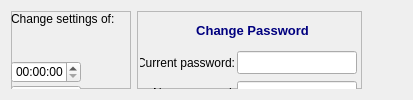
      <widget class="QWidget" name="adminTab">
       <attribute name="title">
        <string>Admin</string>
       </attribute>
       <layout class="QHBoxLayout" name="horizontalLayout_3">
        <item>
         <widget class="QFrame" name="changeSettingsFrame">
          <property name="sizePolicy">
           <sizepolicy hsizetype="Fixed" vsizetype="Preferred">
            <horstretch>0</horstretch>
            <verstretch>0</verstretch>
           </sizepolicy>
          </property>
          <property name="minimumSize">
           <size>
            <width>120</width>
            <height>0</height>
           </size>
          </property>
          <property name="frameShape">
           <enum>QFrame::StyledPanel</enum>
          </property>
          <property name="frameShadow">
           <enum>QFrame::Raised</enum>
          </property>
          <widget class="QPushButton" name="deleteUserFilesButton">
           <property name="geometry">
            <rect>
             <x>0</x>
             <y>180</y>
             <width>75</width>
             <height>23</height>
            </rect>
           </property>
           <property name="text">
            <string>Delete files</string>
           </property>
          </widget>
          <widget class="QPushButton" name="saveTimeLimitButton">
           <property name="geometry">
            <rect>
             <x>0</x>
             <y>75</y>
             <width>70</width>
             <height>23</height>
            </rect>
           </property>
           <property name="text">
            <string>Save limit</string>
           </property>
          </widget>
          <widget class="QLabel" name="limitLabel">
           <property name="geometry">
            <rect>
             <x>0</x>
             <y>105</y>
             <width>31</width>
             <height>22</height>
            </rect>
           </property>
           <property name="text">
            <string>Limit:</string>
           </property>
          </widget>
          <widget class="QPushButton" name="enableDisableLimitButton">
           <property name="geometry">
            <rect>
             <x>0</x>
             <y>127</y>
             <width>75</width>
             <height>23</height>
            </rect>
           </property>
           <property name="text">
            <string>Enable</string>
           </property>
          </widget>
          <widget class="QTimeEdit" name="timeLimitEdit">
           <property name="geometry">
            <rect>
             <x>0</x>
             <y>50</y>
             <width>70</width>
             <height>22</height>
            </rect>
           </property>
          </widget>
          <widget class="QLabel" name="limitEnabledDisabledLabel">
           <property name="geometry">
            <rect>
             <x>30</x>
             <y>105</y>
             <width>81</width>
             <height>22</height>
            </rect>
           </property>
           <property name="font">
            <font>
             <family>Consolas</family>
             <pointsize>10</pointsize>
            </font>
           </property>
           <property name="text">
            <string>&lt;html&gt;&lt;head/&gt;&lt;body&gt;&lt;p&gt;&lt;span style=&quot; font-size:10pt; font-weight:600; text-decoration: underline; color:#65cb00;&quot;&gt;Active&lt;/span&gt;&lt;/p&gt;&lt;/body&gt;&lt;/html&gt;</string>
           </property>
          </widget>
          <widget class="QLabel" name="deleteFilesLabel">
           <property name="geometry">
            <rect>
             <x>0</x>
             <y>150</y>
             <width>81</width>
             <height>31</height>
            </rect>
           </property>
           <property name="text">
            <string>Delete settings
and log files</string>
           </property>
           <property name="alignment">
            <set>Qt::AlignCenter</set>
           </property>
          </widget>
          <widget class="QLabel" name="userSettingsInformLabel">
           <property name="geometry">
            <rect>
             <x>0</x>
             <y>0</y>
             <width>121</width>
             <height>16</height>
            </rect>
           </property>
           <property name="text">
            <string>Change settings of:</string>
           </property>
          </widget>
         </widget>
        </item>
        <item>
         <widget class="QFrame" name="changePasswordFrame">
          <property name="sizePolicy">
           <sizepolicy hsizetype="Fixed" vsizetype="Preferred">
            <horstretch>0</horstretch>
            <verstretch>0</verstretch>
           </sizepolicy>
          </property>
          <property name="minimumSize">
           <size>
            <width>225</width>
            <height>0</height>
           </size>
          </property>
          <property name="frameShape">
           <enum>QFrame::StyledPanel</enum>
          </property>
          <property name="frameShadow">
           <enum>QFrame::Raised</enum>
          </property>
          <widget class="QLabel" name="currentPasswordLabel">
           <property name="geometry">
            <rect>
             <x>3</x>
             <y>40</y>
             <width>95</width>
             <height>23</height>
            </rect>
           </property>
           <property name="text">
            <string>Current password:</string>
           </property>
           <property name="alignment">
            <set>Qt::AlignRight|Qt::AlignTrailing|Qt::AlignVCenter</set>
           </property>
          </widget>
          <widget class="QLabel" name="newPasswordRepeatLabel">
           <property name="geometry">
            <rect>
             <x>3</x>
             <y>100</y>
             <width>95</width>
             <height>23</height>
            </rect>
           </property>
           <property name="text">
            <string>Repeat password:</string>
           </property>
           <property name="alignment">
            <set>Qt::AlignRight|Qt::AlignTrailing|Qt::AlignVCenter</set>
           </property>
          </widget>
          <widget class="QLineEdit" name="newPasswordField">
           <property name="geometry">
            <rect>
             <x>100</x>
             <y>70</y>
             <width>120</width>
             <height>23</height>
            </rect>
           </property>
           <property name="echoMode">
            <enum>QLineEdit::Password</enum>
           </property>
          </widget>
          <widget class="QPushButton" name="changePasswordButton">
           <property name="geometry">
            <rect>
             <x>120</x>
             <y>130</y>
             <width>100</width>
             <height>23</height>
            </rect>
           </property>
           <property name="text">
            <string>Change Password</string>
           </property>
          </widget>
          <widget class="QLineEdit" name="newPaswordRepeatField">
           <property name="geometry">
            <rect>
             <x>100</x>
             <y>100</y>
             <width>120</width>
             <height>23</height>
            </rect>
           </property>
           <property name="echoMode">
            <enum>QLineEdit::Password</enum>
           </property>
          </widget>
          <widget class="QLabel" name="newPasswordLabel">
           <property name="geometry">
            <rect>
             <x>3</x>
             <y>70</y>
             <width>95</width>
             <height>23</height>
            </rect>
           </property>
           <property name="text">
            <string>New password:</string>
           </property>
           <property name="alignment">
            <set>Qt::AlignRight|Qt::AlignTrailing|Qt::AlignVCenter</set>
           </property>
          </widget>
          <widget class="QLineEdit" name="currentPasswordField">
           <property name="geometry">
            <rect>
             <x>100</x>
             <y>40</y>
             <width>120</width>
             <height>23</height>
            </rect>
           </property>
           <property name="echoMode">
            <enum>QLineEdit::Password</enum>
           </property>
          </widget>
          <widget class="QLabel" name="changePasswordLabel">
           <property name="geometry">
            <rect>
             <x>10</x>
             <y>10</y>
             <width>211</width>
             <height>20</height>
            </rect>
           </property>
           <property name="text">
            <string>&lt;html&gt;&lt;head/&gt;&lt;body&gt;&lt;p&gt;&lt;span style=&quot; font-size:10pt; font-weight:600; color:#00007f;&quot;&gt;Change Password&lt;/span&gt;&lt;/p&gt;&lt;/body&gt;&lt;/html&gt;</string>
           </property>
           <property name="alignment">
            <set>Qt::AlignCenter</set>
           </property>
          </widget>
         </widget>
        </item>
        <item>
         <spacer name="horizontalSpacer_3">
          <property name="orientation">
           <enum>Qt::Horizontal</enum>
          </property>
          <property name="sizeHint" stdset="0">
           <size>
            <width>40</width>
            <height>20</height>
           </size>
          </property>
         </spacer>
        </item>
       </layout>
      </widget>
